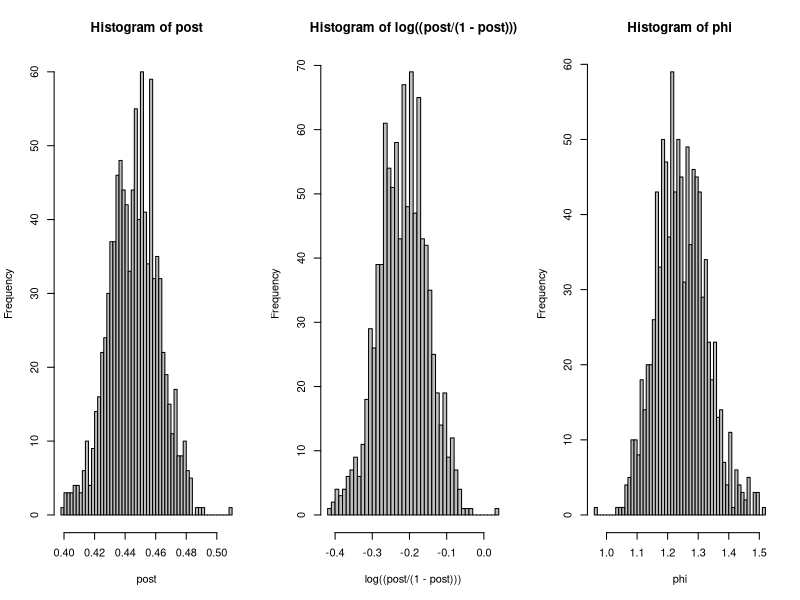

The R source for this figure:

library(LearnBayes)
library(lattice)

#Question One
par(mfrow=c(1,3))
a=438
b=544
post=rbeta(1000,a,b)
hist(post,breaks=50,col="grey")
hist(log((post/(1-post))),breaks=50,col="grey")
phi=(1-post)/post
hist(phi,breaks=50,col="grey")

E=0.5
SUM=2
a=E*SUM
b=SUM-a
s=438
f=544
poster=rbeta(1000,a+s,b+f)
quantile(poster,c(0.5,0.5))
quantile(poster,c(0.025,0.975))


#Question Two

#Part a
library(LearnBayes)
library(lattice)
y=c(24,25,31,31,22,21,26,20,16,22)
ybar=mean(y)
n=10
a=0
b=0
theta=rgamma(1000,n*ybar+a,n+b)
yhat=rpois(1000,theta)
quantile(yhat,c(0.025,0.975))
sort(yhat)[c(25,976)]

GE=ybar
GVar=sqrt(ybar*n)/n
E=GE
Var=GE+GVar**2
Sd=sqrt(Var)
round(c(E-1.96*Sd,E+1.96*Sd))

#part b
Pd=c(734,516,754,877,814,362,764,809,223,1066)
Dr=c(0.19,0.12,0.15,0.16,0.14,0.06,0.13,0.13,0.03,0.15)
z=(Pd/Dr)*100000000
zbar=mean(z)
n=10
a=0
b=0
theta2=rgamma(1000,n*ybar,n*zbar)
yhat2=rpois(1000,theta2*8e11)
quantile(yhat2,c(0.025,0.975))
sort(yhat2)[c(25,976)]

GE2=(n*ybar)/(zbar*n)
GVar2=(ybar*n)/((zbar*n)**2)
E2=8e11*GE2
Var2=8e11*GE2+(8e11**2)*(GVar2**2)
Sd2=sqrt(Var2)
round(c(E2-1.96*Sd2,E2+1.96*Sd2))

# part c
Pd=c(734,516,754,877,814,362,764,809,223,1066)
xbar=mean(Pd)
n=10
a=0
b=0
theta=rgamma(1000,n*xbar+a,n+b)
xhat=rpois(1000,theta)
round(quantile(xhat,c(0.025,0.975)))
sort(xhat)[c(25,976)]

GE3=xbar
GVar3=sqrt(xbar*n)/n
E3=GE3
Var3=GE3+GVar3**2
Sd3=sqrt(Var3)
round(c(E3-1.96*Sd3,E3+1.96*Sd3))

# part d
Pd=c(734,516,754,877,814,362,764,809,223,1066)
Dr=c(0.19,0.12,0.15,0.16,0.14,0.06,0.13,0.13,0.03,0.15)
w=(Pd/Dr)*100000000
wbar=mean(w)
n=10
a=0
b=0
theta4=rgamma(1000,n*xbar,n*wbar)
what=rpois(1000,theta4*8e11)
quantile(what,c(0.025,0.975))
sort(what)[c(25,976)]

GE4=(n*xbar)/(wbar*n)
GVar4=(xbar*n)/((wbar*n)**2)
E4=8e11*GE4
Var4=8e11*GE4+(8e11**2)*(GVar4**2)
Sd4=sqrt(Var4)
round(c(E4-1.96*Sd4,E4+1.96*Sd4))
